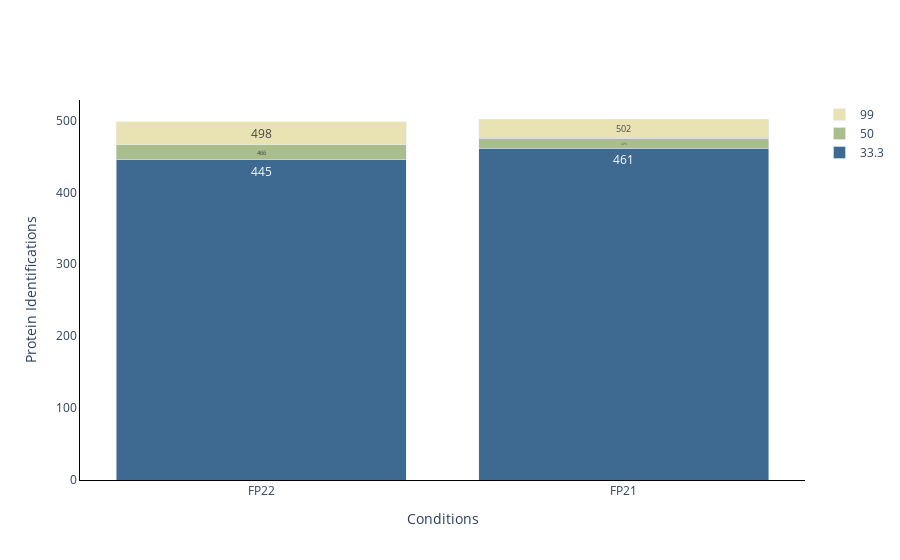

Source (notebook cell):
### Code cell
#Missing val plot plot(protein and peptides)
plot_options={
            "mean label": "True",
            "error bar": "ci95", #None, stdev, or ci95
            "X Title": "Conditions",
            "cutoffs": [33.3,50,99],
            "Y Title": "Protein Identifications",
            "color": ["#3E6990", "#7aa8e6","#AABD8C", "#E9E3B4", "#C6878F", "#fac8d3","#F39B6D",  "pink",
                  "orange", "brown", "pink", "gray", "olive", "cyan", "black","red",
                  "yellow","green","blue","indigo","violet"],
            "width": 700,
            "height": 450,
            "font": dict(size=32, family="Arial black"),
            "ID mode": "stacked",#stacked
            "Group By X": "Conditions", #ID_Mode does MS2 vs MBR
        }
plot_options["plot_type"] = "1" # 1 is protein, 2 is peptide
figure ,_ ,_ =plotter.Missing_Values_Plots(data_obj, plot_options, saved_settings)
figure.write_image("greedy_missing_val.png", scale=10, width = 1000, height=1000)
figure.show()

### Figure 1 — Plotly figure (JSON) as saved in the notebook; plotly's stock layout.template omitted (floating-point values rounded to 4 significant figures)
{"data": [{"marker": {"color": "#3E6990"}, "name": "33.3", "text": ["445", "461"], "type": "bar", "x": ["FP22", "FP21"], "y": [445, 461]}, {"base": [445, 461], "marker": {"color": "#AABD8C"}, "name": "50", "text": ["466", "475"], "type": "bar", "x": ["FP22", "FP21"], "y": [21, 14]}, {"base": [466, 475], "marker": {"color": "#E9E3B4"}, "name": "99", "text": ["498", "502"], "type": "bar", "x": ["FP22", "FP21"], "y": [32, 27]}], "layout": {"barmode": "stack", "paper_bgcolor": "rgba(255,255,255,255)", "plot_bgcolor": "rgba(255, 255, 255, 255)", "xaxis": {"categoryarray": ["FP22", "FP21"], "categoryorder": "array", "linecolor": "black", "linewidth": 1, "showline": true, "title": {"text": "Conditions"}}, "yaxis": {"linecolor": "black", "linewidth": 1, "showline": true, "title": {"text": "Protein Identifications"}}}}
